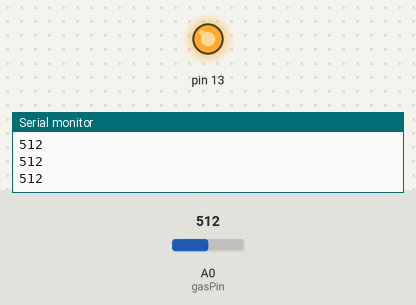
This sketch was run on a simulated Arduino Uno, built with avr-gcc and run on an emulated ATmega328P. Shown: output pins drawn as LEDs (lit = HIGH), the last lines printed to the serial monitor. The inputs (shaded band) are chosen by the test bench; at power-on: A0 (gasPin) = 512.

Above: at 1.2 s.
1.3 s: A0 (gasPin) set to 209
2.8 s: A0 (gasPin) set to 191
At 4.2 s:
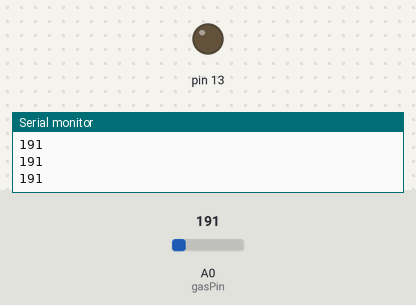
4.5 s: A0 (gasPin) set to 210
At 5.5 s:
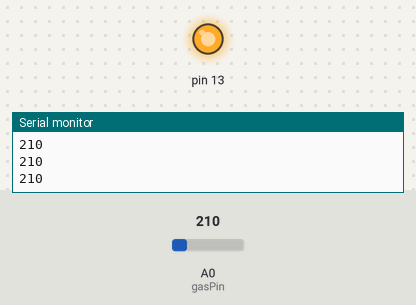
6.0 s: A0 (gasPin) set to 190
At 6.7 s:
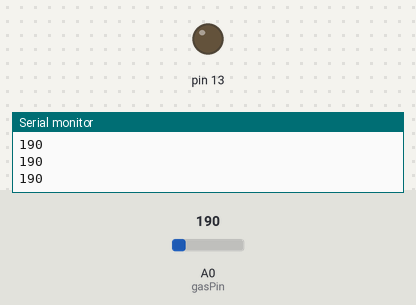
Timing chart, 0 to 8.5 s (numbered marks = the images above; inputs shaded):
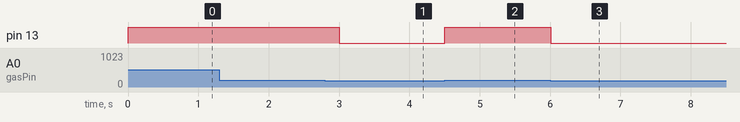

Measured:
- the behaviour switches between 201 and 200 on A0 (gasPin) (found by bisection; images 0 and 1)
- after the input at 2.8 s, pin 13: HIGH → LOW after 0.20 s
- after the input at 4.5 s, pin 13: LOW → HIGH at once
- after the input at 6.0 s, pin 13: HIGH → LOW at once

The sketch:

mq4_gas_sensor.ino
```cpp
/*
www.geekstips.com
MQ4 Gas Sensor - Arduino tutorial
*/
const int gasPin = A0; //GAS sensor output pin to Arduino analog A0 pin

void setup(){
  pinMode(13, OUTPUT);
  Serial.begin(9600); //Initialize serial port - 9600 bps
}

void loop(){
  int value = analogRead(gasPin);
  if (value > 200) {
    digitalWrite(13, HIGH);
  } else {
    digitalWrite(13, LOW);
  }
  Serial.println(value);
  delay(250); // Print value every 1 sec.
}
```
